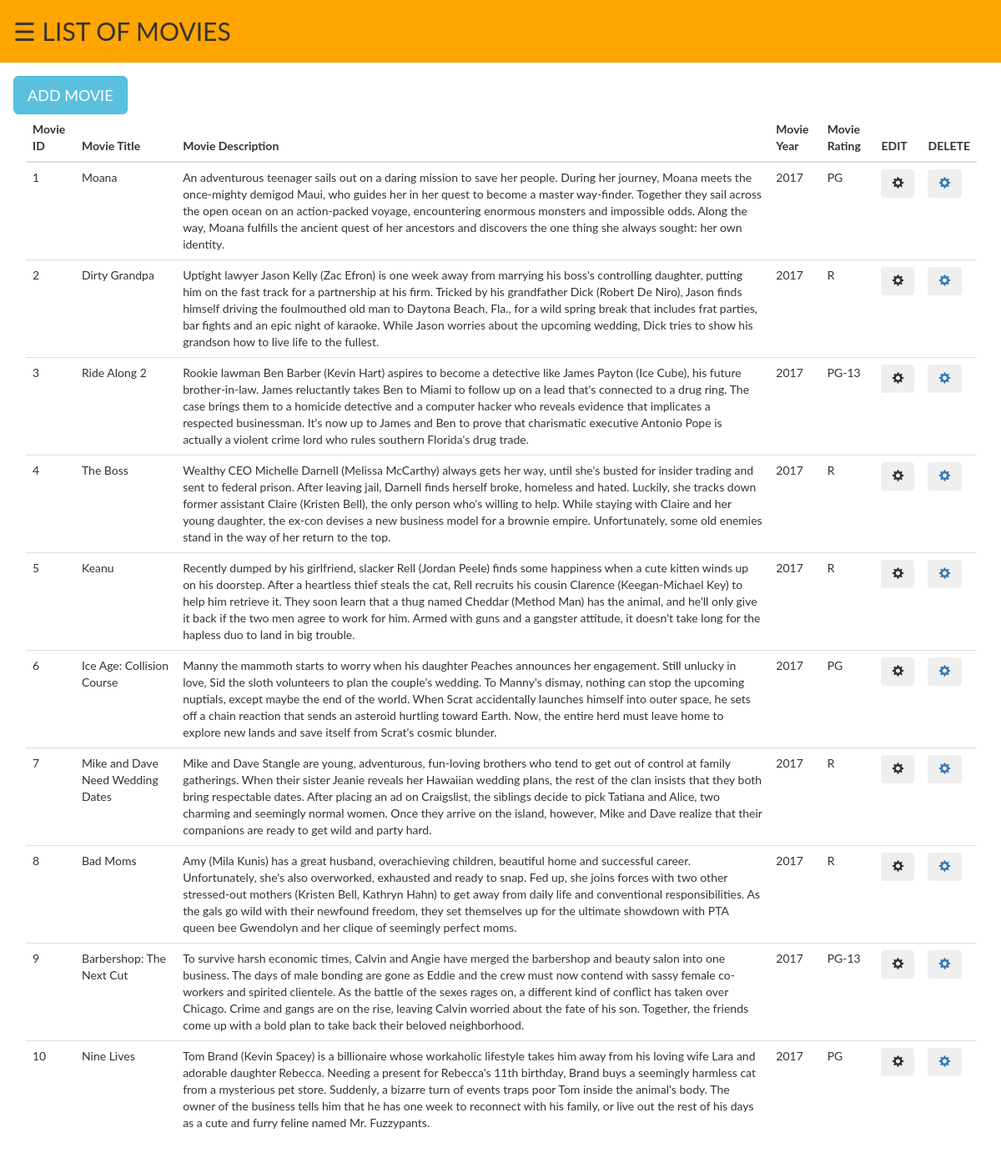
/admin/adminms/5, run on the app's committed database.
### tables this page shows
CREATE TABLE `movie` (
  `movie_id` int(11) NOT NULL,
  `movie_title` varchar(100) NOT NULL,
  `movie_desc` varchar(500) NOT NULL,
  `movie_year` year(4) NOT NULL,
  `movie_rating` enum('G','PG','PG-13','R','NC-17') NOT NULL,
  `movie_poster` varchar(10000) NOT NULL
);

### application/controllers/Admin.php (called while the page is built, shortened)
<?php
class Admin extends CI_Controller {
        public function adminms($flag = 0)
        {
        	$this->load->model('movieModel');
        	$res = $this->movieModel->get_movie();
        	$data['rs'] = $res;
			$data['msg_code'] = $flag;
            $this->load->view('adminms', $data);
        }
}

### index.php (called while the page is built, shortened)
<?php
require_once BASEPATH.'core/CodeIgniter.php';

### application/models/movieModel.php (called while the page is built, shortened)
<?php
	class MovieModel extends CI_Model {
		public function get_movie()
		{
			$query = $this->db->get('movie');
            return $query->result();
		}
}
?>

### application/views/adminms.php (the view, shortened to what this page needs)
<!DOCTYPE html>
<html>
<head>
  <link rel="stylesheet" href="<?php echo base_url('resources/css/bootstrap.min.css');?>" >
</head>
<body>
<div id="main" style="background-color:orange;">
  <span style="font-size:30px;cursor:pointer" onclick="openNav()">&#9776; LIST OF MOVIES</span>
</div>
<div id="main">
  <div>
  <button type="button" class="btn btn-info btn-lg" data-toggle="modal" data-target="#myModal">ADD MOVIE</button>
  </div>
  <div>
    <div class="container">
    <div class="table-responsive">
      <table class="table">
      <thead>
        <tr>
        <th>Movie ID</th>
        <th>Movie Title</th>
        <th>Movie Description</th>
        <th>Movie Year</th>
        <th>Movie Rating</th>
        <th>EDIT</th>
        <th>DELETE</th>
        </tr>
      </thead>
      <tbody>
        <?php
          foreach($rs as $row){
            $id =  ("{$row->movie_id}");
            $title =  ("{$row->movie_title}");
            $desc =  ("{$row->movie_desc}");
            $year =  ("{$row->movie_year}");
            $rating =  ("{$row->movie_rating}");
              echo "<tr>";
              echo  "<td>".$id."</td>
                <td>".$title."</td>
                <td>".$desc."</td>
                <td>".$year."</td>
                <td>".$rating."</td>
                <td>
				  <button type='button' class='btn' onclick='setVal(".$id.");' data-toggle='modal' data-target='#updateModal'  .style.display='block'\>
                    <span class='glyphicon glyphicon-cog'></span>
                  </button>
                </td>
                <td>
                  <a href='".base_url('admin/deleteMovie/').$id."'><button type='button' class='btn' .style.display='block'\">
                    <span class='glyphicon glyphicon-cog'></span>
                  </button></a>
                </td>
              ";
              echo "</tr>";
          }
          ?>
      </tbody>
      </table>
    </div>
    </div>
  </div>
</div>
</body>
</html>

### application/views/adminms.php (style rules this page uses)
body { font-family: "Lato", sans-serif; }
#main { transition: margin-left .5s; padding: 16px; }

### data on the page
movie: movie_id "1", movie_title "Moana", movie_desc "An adventurous teenager sails out on a daring mission to save her people. During her journey, Moana meets the once-mighty demigod Maui, who guides her in her quest to become a master way-finder. Together they sail across the open ocean on an action-packed voyage, encountering enormous monsters and impossible odds. Along the way, Moana fulfills the ancient quest of her ancestors and discovers the one thing she always sought: her own identity.", movie_year "2017", movie_rating "PG"
movie: movie_id "2", movie_title "Dirty Grandpa", movie_desc "Uptight lawyer Jason Kelly (Zac Efron) is one week away from marrying his boss's controlling daughter, putting him on the fast track for a partnership at his firm. Tricked by his grandfather Dick (Robert De Niro), Jason finds himself driving the foulmouthed old man to Daytona Beach, Fla., for a wild spring break that includes frat parties, bar fights and an epic night of karaoke. While Jason worries about the upcoming wedding, Dick tries to show his grandson how to live life to the fullest.", movie_year "2017", movie_rating "R"
movie: movie_id "3", movie_title "Ride Along 2", movie_desc "Rookie lawman Ben Barber (Kevin Hart) aspires to become a detective like James Payton (Ice Cube), his future brother-in-law. James reluctantly takes Ben to Miami to follow up on a lead that's connected to a drug ring. The case brings them to a homicide detective and a computer hacker who reveals evidence that implicates a respected businessman. It's now up to James and Ben to prove that charismatic executive Antonio Pope is actually a violent crime lord who rules southern Florida's drug trade.", movie_year "2017", movie_rating "PG-13"
movie: movie_id "4", movie_title "The Boss", movie_desc "Wealthy CEO Michelle Darnell (Melissa McCarthy) always gets her way, until she's busted for insider trading and sent to federal prison. After leaving jail, Darnell finds herself broke, homeless and hated. Luckily, she tracks down former assistant Claire (Kristen Bell), the only person who's willing to help. While staying with Claire and her young daughter, the ex-con devises a new business model for a brownie empire. Unfortunately, some old enemies stand in the way of her return to the top.", movie_year "2017", movie_rating "R"
movie: movie_id "5", movie_title "Keanu", movie_desc "Recently dumped by his girlfriend, slacker Rell (Jordan Peele) finds some happiness when a cute kitten winds up on his doorstep. After a heartless thief steals the cat, Rell recruits his cousin Clarence (Keegan-Michael Key) to help him retrieve it. They soon learn that a thug named Cheddar (Method Man) has the animal, and he'll only give it back if the two men agree to work for him. Armed with guns and a gangster attitude, it doesn't take long for the hapless duo to land in big trouble.", movie_year "2017", movie_rating "R"
movie: movie_id "6", movie_title "Ice Age: Collision Course", movie_desc "Manny the mammoth starts to worry when his daughter Peaches announces her engagement. Still unlucky in love, Sid the sloth volunteers to plan the couple's wedding. To Manny's dismay, nothing can stop the upcoming nuptials, except maybe the end of the world. When Scrat accidentally launches himself into outer space, he sets off a chain reaction that sends an asteroid hurtling toward Earth. Now, the entire herd must leave home to explore new lands and save itself from Scrat's cosmic blunder.", movie_year "2017", movie_rating "PG"
movie: movie_id "7", movie_title "Mike and Dave Need Wedding Dates", movie_desc "Mike and Dave Stangle are young, adventurous, fun-loving brothers who tend to get out of control at family gatherings. When their sister Jeanie reveals her Hawaiian wedding plans, the rest of the clan insists that they both bring respectable dates. After placing an ad on Craigslist, the siblings decide to pick Tatiana and Alice, two charming and seemingly normal women. Once they arrive on the island, however, Mike and Dave realize that their companions are ready to get wild and party hard.", movie_year "2017", movie_rating "R"
movie: movie_id "8", movie_title "Bad Moms", movie_desc "Amy (Mila Kunis) has a great husband, overachieving children, beautiful home and successful career. Unfortunately, she's also overworked, exhausted and ready to snap. Fed up, she joins forces with two other stressed-out mothers (Kristen Bell, Kathryn Hahn) to get away from daily life and conventional responsibilities. As the gals go wild with their newfound freedom, they set themselves up for the ultimate showdown with PTA queen bee Gwendolyn and her clique of seemingly perfect moms.", movie_year "2017", movie_rating "R"
movie: movie_id "9", movie_title "Barbershop: The Next Cut", movie_desc "To survive harsh economic times, Calvin and Angie have merged the barbershop and beauty salon into one business. The days of male bonding are gone as Eddie and the crew must now contend with sassy female co-workers and spirited clientele. As the battle of the sexes rages on, a different kind of conflict has taken over Chicago. Crime and gangs are on the rise, leaving Calvin worried about the fate of his son. Together, the friends come up with a bold plan to take back their beloved neighborhood.", movie_year "2017", movie_rating "PG-13"
movie: movie_id "10", movie_title "Nine Lives", movie_desc "Tom Brand (Kevin Spacey) is a billionaire whose workaholic lifestyle takes him away from his loving wife Lara and adorable daughter Rebecca. Needing a present for Rebecca's 11th birthday, Brand buys a seemingly harmless cat from a mysterious pet store. Suddenly, a bizarre turn of events traps poor Tom inside the animal's body. The owner of the business tells him that he has one week to reconnect with his family, or live out the rest of his days as a cute and furry feline named Mr. Fuzzypants.", movie_year "2017", movie_rating "PG"
